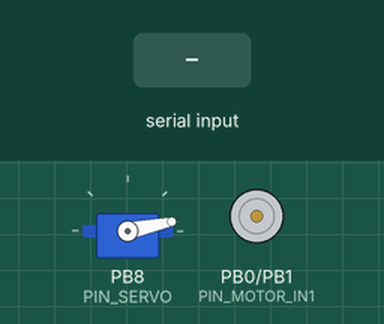
This program was run on a simulated STM32 Blue Pill. Shown: servo, motor-driver pin pairs drawn as motors (green arrow = first pin HIGH = forward, orange = second pin HIGH = backward, longer = more drive, scaled by the enable pin). Inputs (shaded band) come from the test bench.

Above: at 3.75 s.
3.8 s: "90,45\n" received over Serial
At 4.3 s:
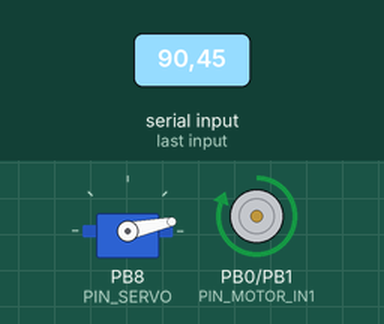
At 21.0 s:
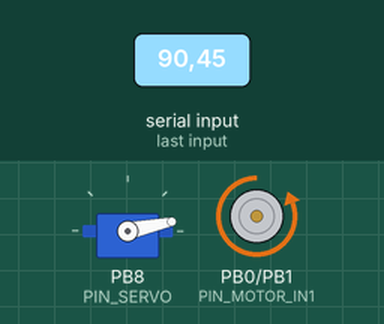
Timing chart, 0 to 21.3 s (numbered marks = the images above; inputs shaded):
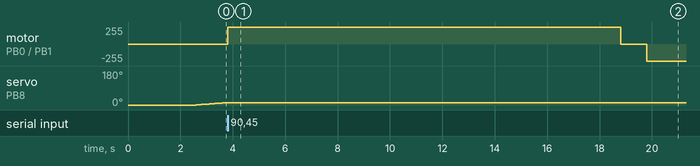

The program:

main.cpp
```cpp
#include <Arduino.h>
#include <Servo.h>

// Servo tay gắp
#define PIN_SERVO         PB8

// Driver L298N (Động cơ giảm tốc vàng nâng/hạ cánh tay)
#define PIN_MOTOR_IN1     PB0
#define PIN_MOTOR_IN2     PB1
#define PIN_MOTOR_ENA     PA0

const float TARGET_SENSOR2    = 7.0f;  // Ngưỡng kẹp vừa đủ của Cảm biến 2 (Mạch 2)
const float TARGET_SENSOR3    = 9.5f;  // Ngưỡng kẹp vừa đủ của Cảm biến 3 (Mạch 3)
const float MAX_SAFE_FORCE    = 12.0f; // Ngưỡng an toàn tối đa (chống bóp nát vật)

const int SERVO_OPEN_ANGLE    = 0;     // Góc mở ban đầu của servo (độ)
const int SERVO_MAX_CLOSE     = 80;    // Góc đóng tối đa (chặn cơ khí tránh quá tải)

const unsigned long TIME_LIFT  = 15000;
const unsigned long TIME_HOLD  = 1000;
const unsigned long TIME_LOWER = 15000;
const int MOTOR_SPEED          = 255;


HardwareSerial SerialSensor3(PA3, PA2);

Servo gripperServo;

float forceSensor2 = 0.0f;
float forceSensor3 = 0.0f;
int currentServoAngle = SERVO_OPEN_ANGLE;

enum ArmState {
  STATE_GRIP,       // Kẹp servo từ từ theo phản hồi lực
  STATE_LIFT,       // Động cơ L298N nâng cánh tay lên
  STATE_HOLD,       // Giữ vật trên cao
  STATE_LOWER,      // Động cơ L298N hạ cánh tay xuống
  STATE_RELEASE,    // Mở kẹp servo thả vật
  STATE_DONE        // Hoàn thành chu trình (dừng hẳn, chờ bấm nút RESET)
};

ArmState currentState = STATE_GRIP;
unsigned long stateTimer = 0;
unsigned long gripStepTimer = 0;

String bufferSensor2 = "";
String bufferSensor3 = "";

void motorStop() {
  digitalWrite(PIN_MOTOR_IN1, LOW);
  digitalWrite(PIN_MOTOR_IN2, LOW);
  digitalWrite(PIN_MOTOR_ENA, LOW);
}

void motorLift(int speed) {
  digitalWrite(PIN_MOTOR_IN1, HIGH);
  digitalWrite(PIN_MOTOR_IN2, LOW);
  digitalWrite(PIN_MOTOR_ENA, HIGH);
}

void motorLower(int speed) {
  digitalWrite(PIN_MOTOR_IN1, LOW);
  digitalWrite(PIN_MOTOR_IN2, HIGH);
  digitalWrite(PIN_MOTOR_ENA, HIGH);
}

// ==================== ĐỌC DỮ LIỆU TỪ 2 CỔNG UART ====================
void readSensors() {
  // Đọc từ Cảm biến 2 (UART1 - Chân PA10)
  while (Serial.available() > 0) {
    char c = (char)Serial.read();
    if (c == '\n') {
      bufferSensor2.trim();
      if (bufferSensor2.length() > 0) {
        forceSensor2 = bufferSensor2.toFloat();
      }
      bufferSensor2 = "";
    } else if (c != '\r') {
      if (bufferSensor2.length() < 30) {
        bufferSensor2 += c;
      }
    }
  }

  // Đọc từ Cảm biến 3 (UART2 - Chân PA3)
  while (SerialSensor3.available() > 0) {
    char c = (char)SerialSensor3.read();
    if (c == '\n') {
      bufferSensor3.trim();
      if (bufferSensor3.length() > 0) {
        forceSensor3 = bufferSensor3.toFloat();
      }
      bufferSensor3 = "";
    } else if (c != '\r') {
      if (bufferSensor3.length() < 30) {
        bufferSensor3 += c;
      }
    }
  }
}

void setup() {
  // Cấu hình 2 cổng UART ở tốc độ 115200
  Serial.begin(115200);         // UART1: RX = PA10
  SerialSensor3.begin(115200);  // UART2: RX = PA3

  // Cấu hình chân motor L298N
  pinMode(PIN_MOTOR_IN1, OUTPUT);
  pinMode(PIN_MOTOR_IN2, OUTPUT);
  pinMode(PIN_MOTOR_ENA, OUTPUT);

  motorStop();

  gripperServo.attach(PIN_SERVO);
  gripperServo.write(SERVO_OPEN_ANGLE);
  currentServoAngle = SERVO_OPEN_ANGLE;


  delay(2500);

  // Bắt đầu chu trình kẹp
  currentState = STATE_GRIP;
  gripStepTimer = millis();
}

void loop() {
  readSensors();

  switch (currentState) {

    case STATE_GRIP:
      // Cứ mỗi 100ms nhích servo thêm 1 độ
      if (millis() - gripStepTimer >= 100) {
        gripStepTimer = millis();

        // ĐIỀU KIỆN 1: Cả hai cảm biến đều đạt ngưỡng kẹp giữ của riêng nó
        bool bothGripped = (forceSensor2 >= TARGET_SENSOR2) && (forceSensor3 >= TARGET_SENSOR3);

        // ĐIỀU KIỆN 2 (CHỐT AN TOÀN): 1 bên bị dồn lực vượt ngưỡng tối đa (chống bóp nát)
        bool overForceProtect = (forceSensor2 >= MAX_SAFE_FORCE) || (forceSensor3 >= MAX_SAFE_FORCE);

        // ĐIỀU KIỆN 3: Đã chạm góc đóng tối đa (chặn cơ khí)
        bool maxAngleReached = (currentServoAngle >= SERVO_MAX_CLOSE);

        // NẾU THỎA MÃN BẤT KỲ ĐIỀU KIỆN NÀO TRÊN -> DỪNG SERVO & CHUYỂN NÂNG CÁNH TAY
        if (bothGripped || overForceProtect || maxAngleReached) {
          currentState = STATE_LIFT;
          stateTimer = millis();
          motorLift(MOTOR_SPEED); // Bắt đầu nâng cánh tay
        } else {
          currentServoAngle++;
          gripperServo.write(currentServoAngle);
        }
      }
      break;

    case STATE_LIFT:
      if (millis() - stateTimer >= TIME_LIFT) {
        motorStop(); // Dừng động cơ
        currentState = STATE_HOLD;
        stateTimer = millis();
      }
      break;

    case STATE_HOLD:
      if (millis() - stateTimer >= TIME_HOLD) {
        currentState = STATE_LOWER;
        stateTimer = millis();
        motorLower(MOTOR_SPEED); // Bắt đầu hạ cánh tay xuống
      }
      break;

    case STATE_LOWER:
      if (millis() - stateTimer >= TIME_LOWER) {
        motorStop(); // Dừng động cơ
        currentState = STATE_RELEASE;
        gripperServo.write(SERVO_OPEN_ANGLE); // Mở kẹp servo để thả vật
        stateTimer = millis();
      }
      break;

    case STATE_RELEASE:
      if (millis() - stateTimer >= 1000) { // Chờ 1 giây để servo mở hết góc
        currentServoAngle = SERVO_OPEN_ANGLE;
        currentState = STATE_DONE;
      }
      break;

    case STATE_DONE:
      motorStop();
      break;
  }
}
```

Measured:
- after the input at 3.8 s, motor on PB0 (PIN_MOTOR_IN1) / PB1 (PIN_MOTOR_IN2): stopped → forward 255/255 after 0.01 s instead of 6.8 s; servo on PB8 (PIN_SERVO): stays 12° (without the input it goes to 13° after 0.01 s)
